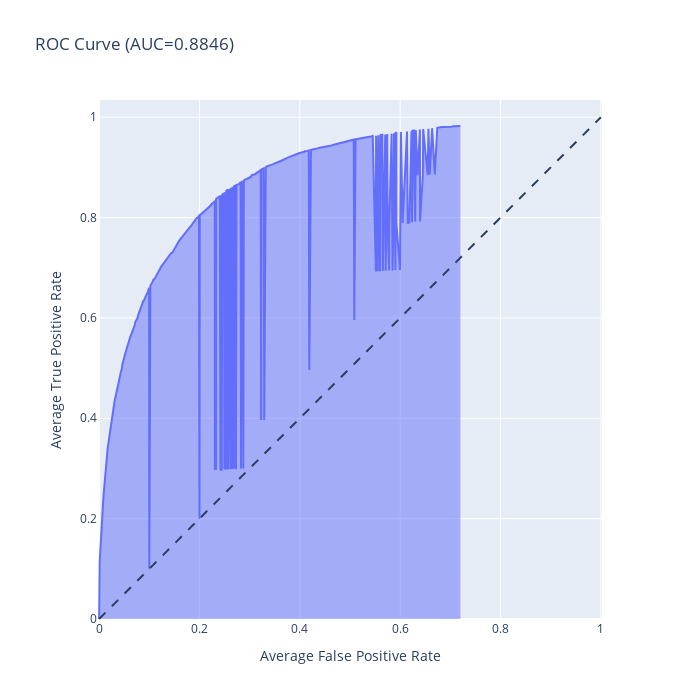
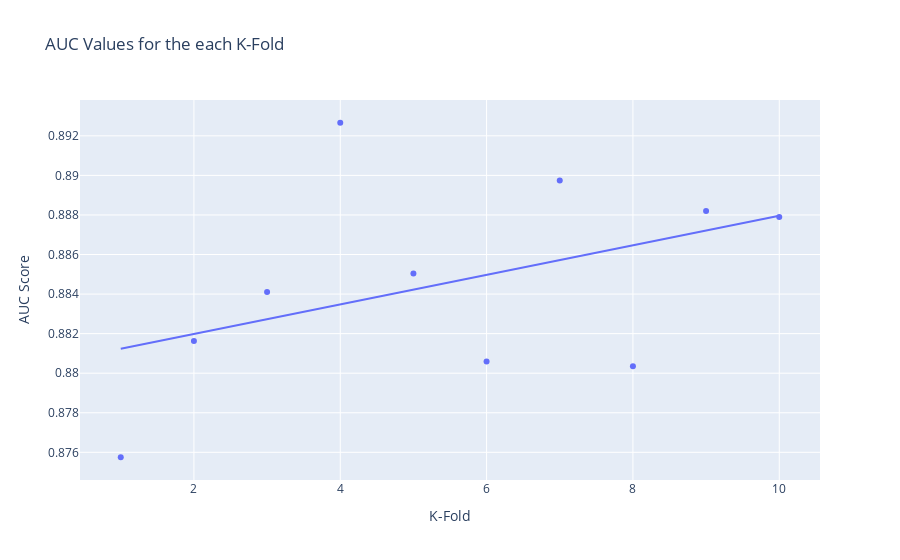

The cell these charts' notebook holds for them, in order:
### Markdown cell above
- **Column used: "Cleaned Text with V lemmatization"**
- **Model: LSTM**
- **Feature Extraction: Bag of Words (BoW) with TF-IDF transformation**
Explanation:
CountVectorizer is a feature extraction step. It converts text data into a matrix of word counts, where each row represents a document, and each column represents a unique word or token in the corpus. This step extracts features from the text.
- **Feature Transformation: TfidfTransformer** 
Explanation:
TfidfTransformer is a feature transformation step. It takes the count matrix produced by CountVectorizer and applies the TF-IDF (Term Frequency-Inverse Document Frequency) transformation to it. This transformation adjusts the word counts to emphasize the importance of words in the text data. It doesn't extract new features but transforms the existing features.

### Code cell
X1 = df['Cleaned Text with V lemmatization'] # features
y = df['Label']

vectorizer = CountVectorizer()
X1_counts = vectorizer.fit_transform(X1)

# Creating a TfidfTransformer instance
transformer = TfidfTransformer()
X1_tfidf = transformer.fit_transform(X1_counts)

# Convert the result to a DataFrame
feature_names = vectorizer.get_feature_names_out()
X1_tfidf_df = pd.DataFrame(X1_tfidf.toarray(), columns=feature_names)

perform_kfold_cross_validation_with_lstm(X1_tfidf_df.to_numpy(), y)

### Figure 1 — Plotly figure (JSON) as saved in the notebook; plotly's stock layout.template omitted (floating-point values rounded to 4 significant figures; data arrays with more than 128 entries replaced by an {"elided": "..."} marker saying what was removed)
{"data": [{"fillpattern": {"shape": ""}, "hovertemplate": "Average False Positive Rate=%{x}<br>Average True Positive Rate=%{y}<extra></extra>", "legendgroup": "", "line": {"color": "#636efa"}, "marker": {"symbol": "circle"}, "mode": "lines", "name": "", "orientation": "v", "showlegend": false, "stackgroup": "1", "type": "scatter", "x": {"elided": "417 float values"}, "xaxis": "x", "y": {"elided": "417 float values"}, "yaxis": "y"}], "layout": {"height": 700, "legend": {"tracegroupgap": 0}, "shapes": [{"line": {"dash": "dash"}, "type": "line", "x0": 0, "x1": 1, "y0": 0, "y1": 1}], "title": {"text": "ROC Curve (AUC=0.8846)"}, "width": 700, "xaxis": {"anchor": "y", "constrain": "domain", "domain": [0, 1], "title": {"text": "Average False Positive Rate"}}, "yaxis": {"anchor": "x", "domain": [0, 1], "scaleanchor": "x", "scaleratio": 1, "title": {"text": "Average True Positive Rate"}}}}

### Figure 2 — Plotly figure (JSON) as saved in the notebook; plotly's stock layout.template omitted (floating-point values rounded to 4 significant figures)
{"data": [{"hovertemplate": "K-Fold=%{x}<br>AUC Score=%{y}<extra></extra>", "legendgroup": "", "marker": {"color": "#636efa", "symbol": "circle"}, "mode": "markers", "name": "", "orientation": "v", "showlegend": false, "type": "scatter", "x": [1, 2, 3, 4, 5, 6, 7, 8, 9, 10], "xaxis": "x", "y": [0.8758, 0.8816, 0.8841, 0.8927, 0.885, 0.8806, 0.8897, 0.8804, 0.8882, 0.8879], "yaxis": "y"}, {"hovertemplate": "<b>OLS trendline</b><br>y = 0.000747308 * x + 0.880488<br>R<sup>2</sup>=0.194445<br><br>K-Fold=%{x}<br>AUC Score=%{y} <b>(trend)</b><extra></extra>", "legendgroup": "", "marker": {"color": "#636efa", "symbol": "circle"}, "mode": "lines", "name": "", "showlegend": false, "type": "scatter", "x": [1, 2, 3, 4, 5, 6, 7, 8, 9, 10], "xaxis": "x", "y": [0.8812, 0.882, 0.8827, 0.8835, 0.8842, 0.885, 0.8857, 0.8865, 0.8872, 0.888], "yaxis": "y"}], "layout": {"legend": {"tracegroupgap": 0}, "title": {"text": "AUC Values for the each K-Fold"}, "xaxis": {"anchor": "y", "domain": [0, 1], "title": {"text": "K-Fold"}}, "yaxis": {"anchor": "x", "domain": [0, 1], "title": {"text": "AUC Score"}}}}
